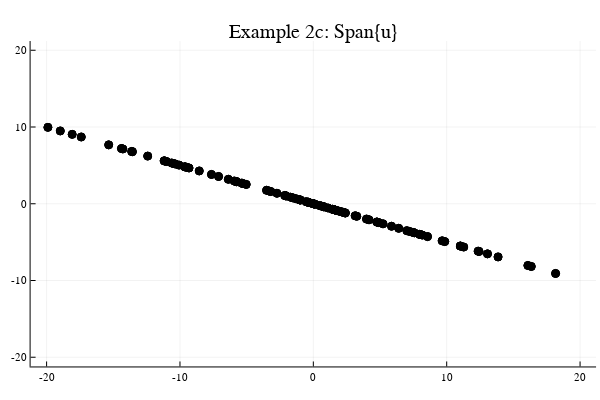

The notebook cell saved with this chart:
### Code cell
# Example 2c: linear combinations of u, ENDPOINTS ONLY
using Plots
plotly()
u=[2,-1];
NumberOfPoints=100;


a1=rand(-20:20)*rand(); 
U=u*a1; 

while abs(U[1])>20 || abs(U[2])>20
   a1=rand(-20:20)*rand(); 
    U=u*a1 
end


p=plot(title="Example 2c: Span{u}",lims=[-20,20], legend=false)

scatter!([U[1], U[1]],[U[2],U[2]], markercolor="black")

if NumberOfPoints>1
    for n = 2:NumberOfPoints
        a1=rand(-20:20)*rand(); 
        U=u*a1;
        while abs(U[1])>20 || abs(U[2])>20
            a1=rand(-20:20)*rand()
            U=u*a1 
        end
        scatter!([U[1], U[1]],[U[2],U[2]], markercolor="black")
    end
end
display(p)
